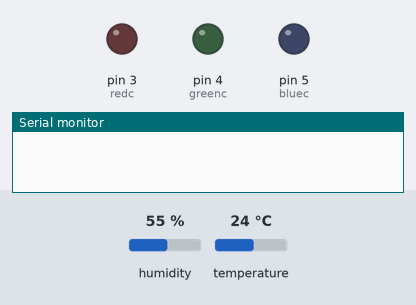
Recording of a sketch running on a simulated Arduino Uno, built with avr-gcc and run on an emulated ATmega328P. On the bench: output pins drawn as LEDs (lit = HIGH), the last lines printed to the serial monitor. The test bench sets the inputs (shaded band); at power-on: humidity 55 %, temperature 24 °C.

Above: at 0.1 s.
At 8.1 s:
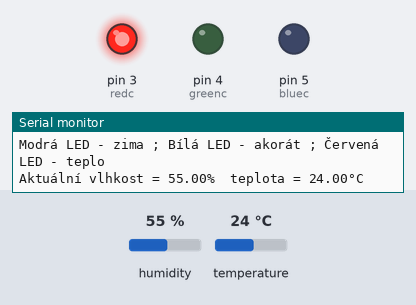
Timing chart, 0 to 9.6 s (numbered marks = the images above):
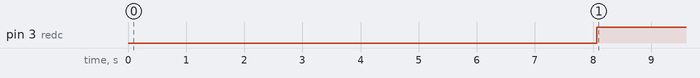

Measured:
- by itself, pin 3 (redc): LOW → HIGH at 8.1 s

The sketch:

05_temperature_sensor.ino
```cpp
#include "dht.h"

dht DHT;

int redc = 3;
int greenc = 4;
int bluec = 5;

void setup(){

  Serial.begin(9600);
  delay(5000); // time for proper boot up
  pinMode(redc, OUTPUT);
  pinMode(greenc, OUTPUT);
  pinMode(bluec, OUTPUT);

  Serial.println("DHT11 Senzor Vlhkosti a Teploty\n\n");
  Serial.println("Modrá LED - zima ; Bílá LED - akorát ; Červená LED - teplo\n");
  delay(3000); //Wait before accessing Sensor

}

void loop(){
  DHT.read11(7);
  float temp = DHT.temperature;
  float humid = DHT.humidity;

  // Print the humidity and temperature:
  Serial.print("Aktuální vlhkost = ");
  Serial.print(DHT.humidity);
  Serial.print("%  ");
  Serial.print("teplota = ");
  Serial.print(DHT.temperature);
  Serial.println("°C  ");

  // Set color of diode:
  if (temp < 21.0) { setColor(0,0,255); Serial.print(" - teplota je nízká"); }
  else if (temp < 23.0) { setColor(255,200,200); Serial.print(" - teplota je akorát"); }
  else { setColor(255,0,0); Serial.print(" - teplota je vysoká"); }

  if (humid < 40) { Serial.println(" - vlhkost je nízká"); }
  else if (humid < 60) { Serial.println(" - vlhkost je akorát"); }
  else { Serial.println(" - vlkost je vysoká"); }

  delay(120000); // measure once every 2 minutes..
}

void setColor(int r, int g, int b) {
  analogWrite(redc, r);
  analogWrite(greenc, g);
  analogWrite(bluec, b);
}
```
